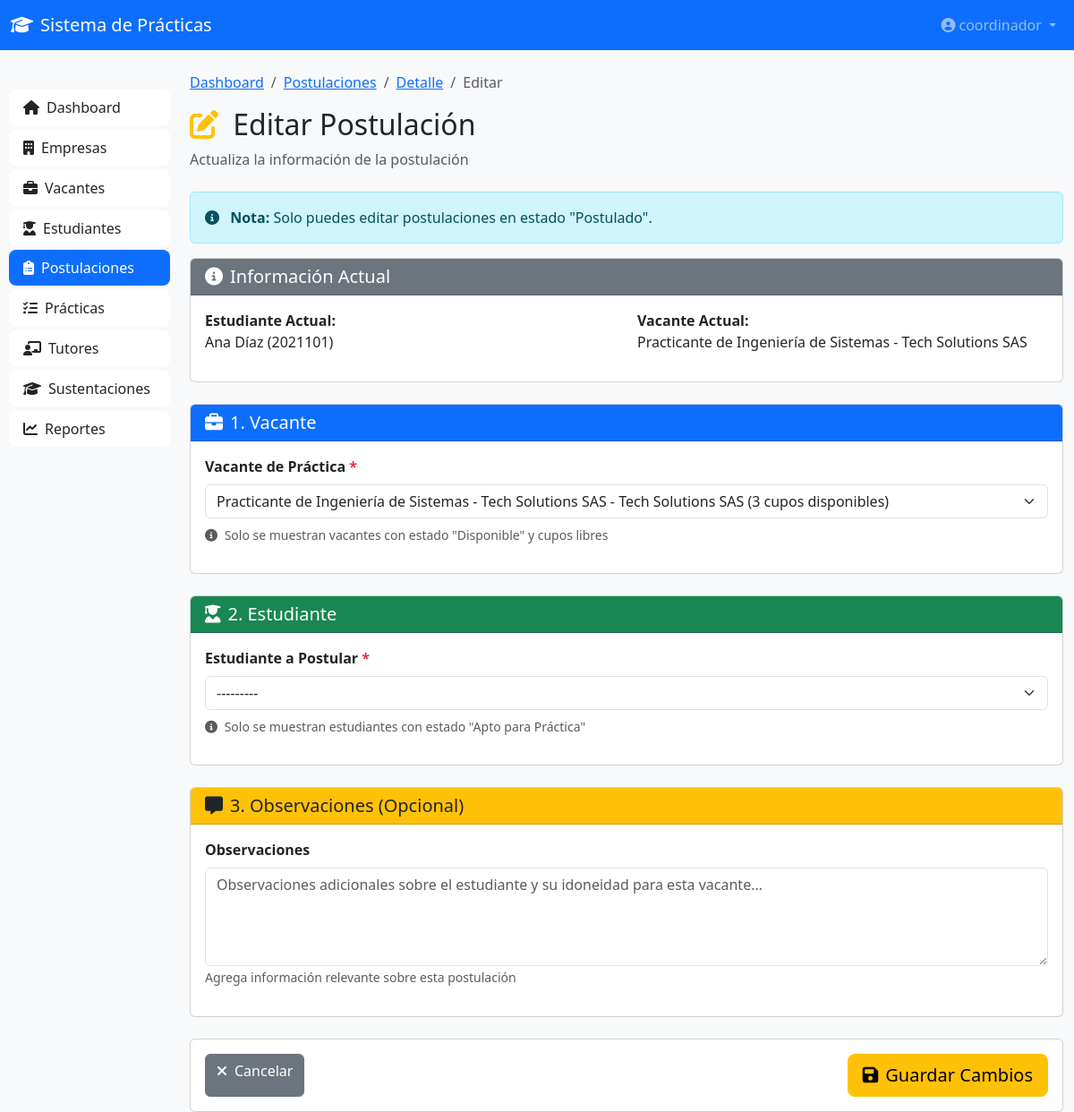
/postulaciones/1/editar/ (signed in), run on the app's committed database.
### coordinacion/models.py (models this page shows, shortened)
class Postulacion(models.Model):
    ESTADO_CHOICES = [
        ('POSTULADO', 'Postulado'),
        ('SELECCIONADO', 'Seleccionado por Empresa'),
        ('RECHAZADO', 'Rechazado'),
        ('VINCULADO', 'Vinculado'),
    ]
    vacante = models.ForeignKey(Vacante, on_delete=models.CASCADE, related_name='postulaciones')
    estudiante = models.ForeignKey(Estudiante, on_delete=models.CASCADE, related_name='postulaciones')
    postulado_por = models.ForeignKey(Coordinador, on_delete=models.CASCADE, related_name='postulaciones_realizadas')
    estado = models.CharField(max_length=20, choices=ESTADO_CHOICES, default='POSTULADO')
    fecha_postulacion = models.DateTimeField(auto_now_add=True)
    fecha_respuesta = models.DateTimeField(blank=True, null=True)
    observaciones = models.TextField(blank=True, null=True)
    class Meta:
        verbose_name = 'Postulación'
        verbose_name_plural = 'Postulaciones'
        ordering = ['-fecha_postulacion']
        unique_together = ['vacante', 'estudiante']

class Estudiante(models.Model):
    ESTADO_CHOICES = [
        ('APTO', 'Apto para Práctica'),
        ('EN_PRACTICA', 'En Práctica'),
        ('FINALIZADO', 'Práctica Finalizada'),
        ('NO_APTO', 'No Apto'),
    ]
    user = models.OneToOneField(User, on_delete=models.CASCADE, related_name='estudiante')
    codigo = models.CharField(max_length=20, unique=True)
    nombre_completo = models.CharField(max_length=200)
    email = models.EmailField()
    telefono = models.CharField(max_length=20)
    programa_academico = models.CharField(max_length=200)
    semestre = models.IntegerField()
    hoja_vida = models.FileField(
        upload_to='estudiantes/hojas_vida/',
        validators=[FileExtensionValidator(['pdf'])],
        blank=True,
        null=True
    )
    estado = models.CharField(max_length=20, choices=ESTADO_CHOICES, default='APTO')
    promedio_academico = models.DecimalField(max_digits=3, decimal_places=2, blank=True, null=True)
    fecha_registro = models.DateTimeField(auto_now_add=True)
    class Meta:
        verbose_name = 'Estudiante'
        verbose_name_plural = 'Estudiantes'
        ordering = ['nombre_completo']

class Vacante(models.Model):
    ESTADO_CHOICES = [
        ('DISPONIBLE', 'Disponible'),
        ('OCUPADA', 'Ocupada'),
        ('CERRADA', 'Cerrada'),
    ]
    empresa = models.ForeignKey(Empresa, on_delete=models.CASCADE, related_name='vacantes')
    titulo = models.CharField(max_length=300)
    area_practica = models.CharField(max_length=200, help_text='Área propuesta por la empresa')
    descripcion = models.TextField()
    cantidad_cupos = models.IntegerField(default=1)
    cupos_ocupados = models.IntegerField(default=0)
    programa_academico = models.CharField(max_length=200)
    semestre_minimo = models.IntegerField()
    habilidades_requeridas = models.TextField(blank=True, null=True)
    horario = models.CharField(max_length=200)
    duracion_meses = models.IntegerField(default=6)
    estado = models.CharField(max_length=20, choices=ESTADO_CHOICES, default='DISPONIBLE')
    creada_por = models.ForeignKey(Coordinador, on_delete=models.CASCADE, related_name='vacantes_creadas')
    fecha_creacion = models.DateTimeField(auto_now_add=True)
    fecha_publicacion = models.DateTimeField(blank=True, null=True)
    fecha_cierre = models.DateTimeField(blank=True, null=True)
    class Meta:
        verbose_name = 'Vacante de Práctica'
        verbose_name_plural = 'Vacantes de Práctica'
        ordering = ['-fecha_creacion']

### coordinacion/views.py (the view)
# urls.py: path('postulaciones/<int:postulacion_id>/editar/', views.postulacion_editar, name='postulacion_editar'),
@login_required
def postulacion_editar(request, postulacion_id):
    postulacion = get_object_or_404(Postulacion, id=postulacion_id)
    if postulacion.estado != 'POSTULADO':
        messages.warning(
            request,
            f'No se puede editar una postulación en estado "{postulacion.get_estado_display()}"'
        )
        return redirect('coordinacion:postulacion_detalle', postulacion_id=postulacion.id)
    if request.method == 'POST':
        form = PostulacionForm(request.POST, instance=postulacion)
        if form.is_valid():
            form.save()
            messages.success(request, '✅ Postulación actualizada exitosamente')
            return redirect('coordinacion:postulacion_detalle', postulacion_id=postulacion.id)
        else:
            for field, errors in form.errors.items():
                for error in errors:
                    messages.error(request, f'❌ {error}')
    else:
        form = PostulacionForm(instance=postulacion)
    context = {
        'form': form,
        'postulacion': postulacion,
    }
    return render(request, 'coordinacion/postulaciones/editar.html', context)

### coordinacion/forms.py (called while the page is built)
    def _vacante_label(self, obj):
        cupos_disponibles = obj.cantidad_cupos - obj.cupos_ocupados
        return f"{obj.titulo} - {obj.empresa.razon_social} ({cupos_disponibles} cupos disponibles)"

    def _estudiante_label(self, obj):
        return f"{obj.codigo} - {obj.nombre_completo} ({obj.programa_academico} - {obj.semestre}° sem)"

### coordinacion/templates/coordinacion/postulaciones/editar.html (shortened to what this page needs)
{% extends 'coordinacion/base.html' %}
{% load static %}
{% block content %}
<nav class="navbar navbar-expand-lg navbar-dark bg-primary">
    <div class="container-fluid">
        <a class="navbar-brand" href="{% url 'coordinacion:dashboard' %}">
            <i class="fas fa-graduation-cap me-2"></i>Sistema de Prácticas
        </a>
        <div class="collapse navbar-collapse">
            <ul class="navbar-nav ms-auto">
                <li class="nav-item dropdown">
                    <a class="nav-link dropdown-toggle" href="#" role="button" data-bs-toggle="dropdown">
                        <i class="fas fa-user-circle me-1"></i>{{ request.user.username }}
                    </a>
                </li>
            </ul>
        </div>
    </div>
</nav>
<div class="container-fluid mt-4">
    <div class="row">
        <div class="col-md-3 col-lg-2 sidebar">
            <div class="list-group">
                <a href="{% url 'coordinacion:dashboard' %}" class="list-group-item list-group-item-action">
                    <i class="fas fa-home me-2"></i>Dashboard
                </a>
                <a href="{% url 'coordinacion:empresas_lista' %}" class="list-group-item list-group-item-action">
                    <i class="fas fa-building me-2"></i>Empresas
                </a>
                <a href="{% url 'coordinacion:vacantes_lista' %}" class="list-group-item list-group-item-action">
                    <i class="fas fa-briefcase me-2"></i>Vacantes
                </a>
                <a href="{% url 'coordinacion:estudiantes_lista' %}" class="list-group-item list-group-item-action">
                    <i class="fas fa-user-graduate me-2"></i>Estudiantes
                </a>
                <a href="{% url 'coordinacion:postulaciones_lista' %}" class="list-group-item list-group-item-action active">
                    <i class="fas fa-clipboard-list me-2"></i>Postulaciones
                </a>
                <a href="{% url 'coordinacion:practicas_lista' %}" class="list-group-item list-group-item-action">
                    <i class="fas fa-tasks me-2"></i>Prácticas
                </a>
                <a href="{% url 'coordinacion:tutores_lista' %}" class="list-group-item list-group-item-action">
                    <i class="fas fa-chalkboard-teacher me-2"></i>Tutores
                </a>
                <a href="{% url 'coordinacion:sustentaciones_lista' %}" class="list-group-item list-group-item-action">
                    <i class="fas fa-graduation-cap me-2"></i>Sustentaciones
                </a>
                <a href="{% url 'coordinacion:reportes_dashboard' %}" class="list-group-item list-group-item-action">
                    <i class="fas fa-chart-line me-2"></i>Reportes
                </a>
            </div>
        </div>
        <div class="col-md-9 col-lg-10">
            <nav aria-label="breadcrumb">
                <ol class="breadcrumb">
                    <li class="breadcrumb-item"><a href="{% url 'coordinacion:dashboard' %}">Dashboard</a></li>
                    <li class="breadcrumb-item"><a href="{% url 'coordinacion:postulaciones_lista' %}">Postulaciones</a></li>
                    <li class="breadcrumb-item"><a href="{% url 'coordinacion:postulacion_detalle' postulacion.id %}">Detalle</a></li>
                    <li class="breadcrumb-item active">Editar</li>
                </ol>
            </nav>
            <div class="mb-4">
                <h2>
                    <i class="fas fa-edit me-2 text-warning"></i>
                    Editar Postulación
                </h2>
                <p class="text-muted">Actualiza la información de la postulación</p>
            </div>
            <div class="alert alert-info">
                <i class="fas fa-info-circle me-2"></i>
                <strong>Nota:</strong> Solo puedes editar postulaciones en estado "Postulado".
            </div>
            <form method="POST" id="editarForm">
                <div class="row g-4">
                    <div class="col-12">
                        <div class="card">
                            <div class="card-header bg-secondary text-white">
                                <h5 class="mb-0">
                                    <i class="fas fa-info-circle me-2"></i>Información Actual
                                </h5>
                            </div>
                            <div class="card-body">
                                <div class="row">
                                    <div class="col-md-6">
                                        <p><strong>Estudiante Actual:</strong><br>{{ postulacion.estudiante.nombre_completo }} ({{ postulacion.estudiante.codigo }})</p>
                                    </div>
                                    <div class="col-md-6">
                                        <p><strong>Vacante Actual:</strong><br>{{ postulacion.vacante.titulo }}</p>
                                    </div>
                                </div>
                            </div>
                        </div>
                    </div>
                    <div class="col-12">
                        <div class="card">
                            <div class="card-header bg-primary text-white">
                                <h5 class="mb-0">
                                    <i class="fas fa-briefcase me-2"></i>1. Vacante
                                </h5>
                            </div>
                            <div class="card-body">
                                <div class="mb-3">
                                    <label for="{{ form.vacante.id_for_label }}" class="form-label fw-bold">
                                        {{ form.vacante.label }} <span class="text-danger">*</span>
                                    </label>
                                    {{ form.vacante }}
                                    <small class="text-muted d-block mt-2">
                                        <i class="fas fa-info-circle me-1"></i>
                                        Solo se muestran vacantes con estado "Disponible" y cupos libres
                                    </small>
                                </div>
                            </div>
                        </div>
                    </div>
                    <div class="col-12">
                        <div class="card">
                            <div class="card-header bg-success text-white">
                                <h5 class="mb-0">
                                    <i class="fas fa-user-graduate me-2"></i>2. Estudiante
                                </h5>
                            </div>
                            <div class="card-body">
                                <div class="mb-3">
                                    <label for="{{ form.estudiante.id_for_label }}" class="form-label fw-bold">
                                        {{ form.estudiante.label }} <span class="text-danger">*</span>
                                    </label>
                                    {{ form.estudiante }}
                                    <small class="text-muted d-block mt-2">
                                        <i class="fas fa-info-circle me-1"></i>
                                        Solo se muestran estudiantes con estado "Apto para Práctica"
                                    </small>
                                </div>
                            </div>
                        </div>
                    </div>
                    <div class="col-12">
                        <div class="card">
                            <div class="card-header bg-warning text-dark">
                                <h5 class="mb-0">
                                    <i class="fas fa-comment-alt me-2"></i>3. Observaciones (Opcional)
                                </h5>
                            </div>
                            <div class="card-body">
                                <div class="mb-3">
                                    <label for="{{ form.observaciones.id_for_label }}" class="form-label fw-bold">
                                        {{ form.observaciones.label }}
                                    </label>
                                    {{ form.observaciones }}
                                    <small class="text-muted">
                                        Agrega información relevante sobre esta postulación
                                    </small>
                                </div>
                            </div>
                        </div>
                    </div>
                    <div class="col-12">
                        <div class="card">
                            <div class="card-body">
                                <div class="d-flex justify-content-between">
                                    <a href="{% url 'coordinacion:postulacion_detalle' postulacion.id %}" class="btn btn-secondary">
                                        <i class="fas fa-times me-2"></i>Cancelar
                                    </a>
                                    <button type="submit" class="btn btn-warning btn-lg">
                                        <i class="fas fa-save me-2"></i>Guardar Cambios
                                    </button>
                                </div>
                            </div>
                        </div>
                    </div>
                </div>
            </form>
        </div>
    </div>
</div>
{% endblock %}

### coordinacion/templates/coordinacion/css/style.css (style rules this page uses)
:root { --primary-color: #0d6efd; --secondary-color: #6c757d; --success-color: #198754; --danger-color: #dc3545; --warning-color: #ffc107; --info-color: #0dcaf0; }
body { font-family: 'Segoe UI', Tahoma, Geneva, Verdana, sans-serif; background-color: #f8f9fa; }
.sidebar { background-color: #f8f9fa; min-height: calc(100vh - 56px); padding: 20px 10px; }
.sidebar .list-group-item { border: none; border-radius: 8px; margin-bottom: 5px; }
.sidebar .list-group-item.active { background-color: var(--primary-color); color: white; }

### data on the page
Postulacion: estudiante.nombre_completo "Ana Díaz", estudiante.codigo "2021101", vacante.titulo "Practicante de Ingeniería de Sistemas - Tech Solutions SAS", vacante "Practicante de Ingeniería de Sistemas - Tech Solutions SAS - Tech Solutions SAS (3 cupos disponibles)", estudiante "---------"

### other printed values
{{ request.user.username }} "coordinador"
